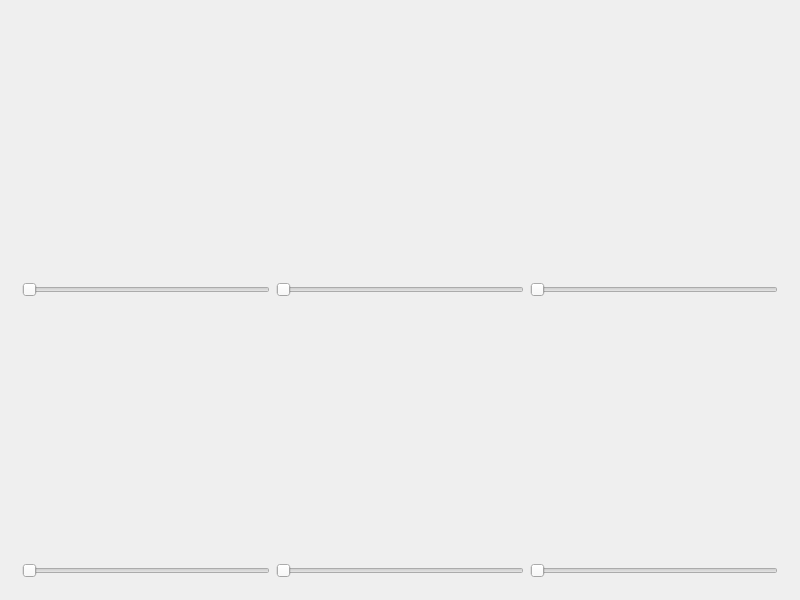
<?xml version="1.0" encoding="UTF-8"?>
<ui version="4.0">
 <class>frmGaugePanel</class>
 <widget class="QWidget" name="frmGaugePanel">
  <property name="geometry">
   <rect>
    <x>0</x>
    <y>0</y>
    <width>800</width>
    <height>600</height>
   </rect>
  </property>
  <property name="windowTitle">
   <string>Form</string>
  </property>
  <property name="styleSheet">
   <string notr="true"/>
  </property>
  <layout class="QVBoxLayout" name="verticalLayout">
   <item>
    <widget class="QWidget" name="widget" native="true">
     <layout class="QGridLayout" name="gridLayout">
      <item row="0" column="0">
       <widget class="GaugePanel" name="gaugePanel1" native="true"/>
      </item>
      <item row="0" column="2">
       <widget class="GaugePanel" name="gaugePanel3" native="true"/>
      </item>
      <item row="2" column="0">
       <widget class="GaugePanel" name="gaugePanel4" native="true"/>
      </item>
      <item row="0" column="1">
       <widget class="GaugePanel" name="gaugePanel2" native="true"/>
      </item>
      <item row="2" column="2">
       <widget class="GaugePanel" name="gaugePanel6" native="true"/>
      </item>
      <item row="2" column="1">
       <widget class="GaugePanel" name="gaugePanel5" native="true"/>
      </item>
      <item row="1" column="2">
       <widget class="QSlider" name="horizontalSlider3">
        <property name="orientation">
         <enum>Qt::Horizontal</enum>
        </property>
       </widget>
      </item>
      <item row="1" column="1">
       <widget class="QSlider" name="horizontalSlider2">
        <property name="orientation">
         <enum>Qt::Horizontal</enum>
        </property>
       </widget>
      </item>
      <item row="1" column="0">
       <widget class="QSlider" name="horizontalSlider1">
        <property name="orientation">
         <enum>Qt::Horizontal</enum>
        </property>
       </widget>
      </item>
      <item row="3" column="0">
       <widget class="QSlider" name="horizontalSlider4">
        <property name="orientation">
         <enum>Qt::Horizontal</enum>
        </property>
       </widget>
      </item>
      <item row="3" column="1">
       <widget class="QSlider" name="horizontalSlider5">
        <property name="orientation">
         <enum>Qt::Horizontal</enum>
        </property>
       </widget>
      </item>
      <item row="3" column="2">
       <widget class="QSlider" name="horizontalSlider6">
        <property name="orientation">
         <enum>Qt::Horizontal</enum>
        </property>
       </widget>
      </item>
     </layout>
    </widget>
   </item>
  </layout>
 </widget>
 <layoutdefault spacing="6" margin="11"/>
 <customwidgets>
  <customwidget>
   <class>GaugePanel</class>
   <extends>QWidget</extends>
   <header>gaugepanel.h</header>
  </customwidget>
 </customwidgets>
 <resources/>
 <connections/>
</ui>
